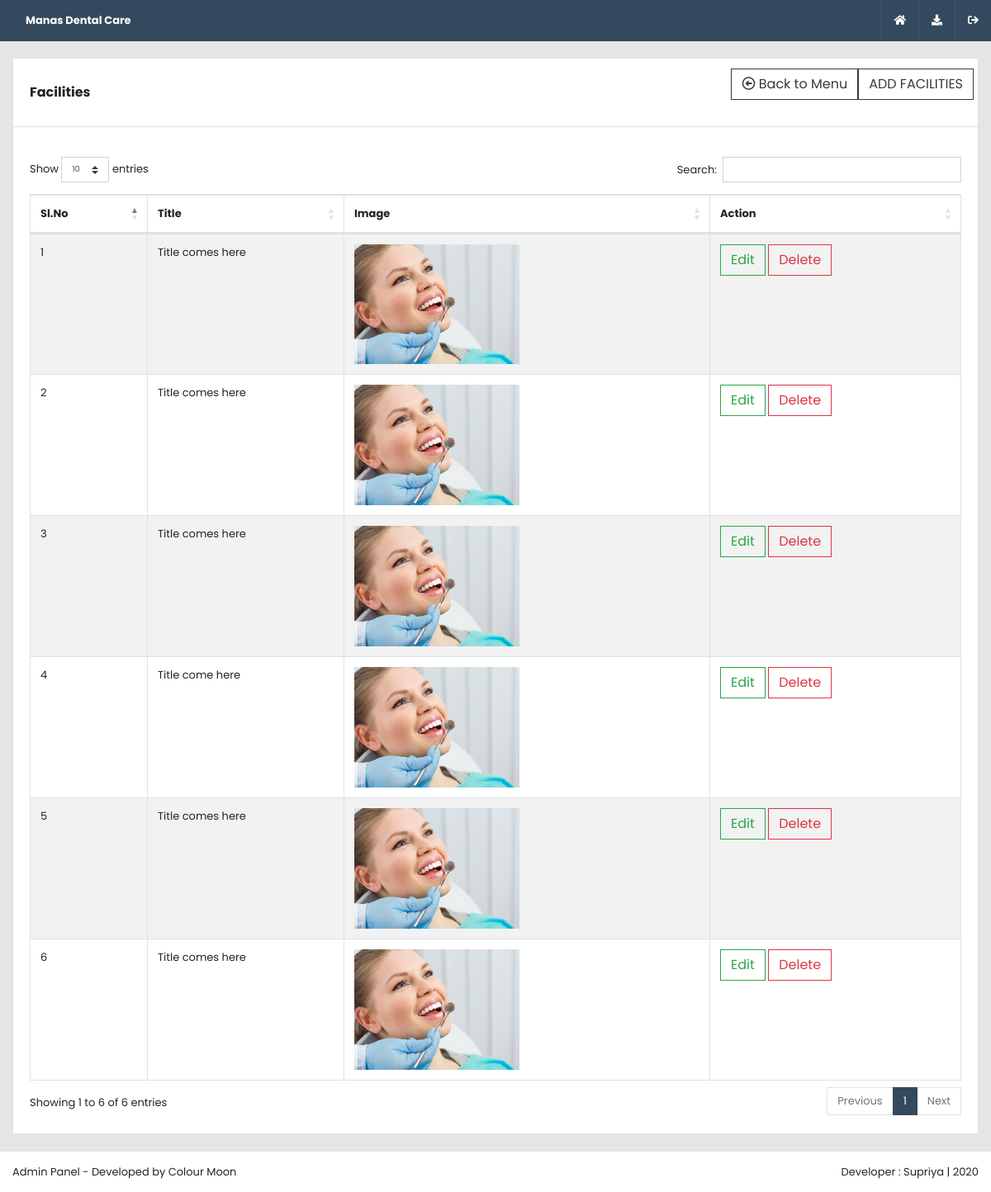
Screenshot of /cmoon/facilities_view.php (signed in) with the database file from the repository.
### tables this page shows
CREATE TABLE `details` (
  `id` int(11) NOT NULL,
  `site_name` varchar(250) NOT NULL,
  `site_number` varchar(250) NOT NULL,
  `site_email` varchar(250) NOT NULL,
  `from_email` varchar(250) NOT NULL,
  `forgot_email` varchar(250) NOT NULL,
  `site_logo` varchar(250) NOT NULL,
  `site_favicon` varchar(250) NOT NULL,
  `footer_logo` varchar(250) NOT NULL,
  `footer_name` varchar(250) NOT NULL,
  `footer_context` text NOT NULL,
  `address` text NOT NULL,
  `email` varchar(250) NOT NULL,
  `phone_number1` varchar(250) NOT NULL,
  `office_timings` varchar(250) NOT NULL,
  `call_timings` varchar(250) NOT NULL,
  `close_timings` varchar(250) NOT NULL
);

CREATE TABLE `facilities` (
  `id` int(11) NOT NULL,
  `title` varchar(250) NOT NULL,
  `image` varchar(250) NOT NULL,
  `description` text NOT NULL
);

### cmoon/facilities_view.php (the view, shortened to what this page needs)
<?php include 'includes/header.php';
?>
    <section>
        <div class="container-fluid">
                  <div class="card">
              <div class="card-header">
                <div class="row align-items-center">
                  <div class="col">Facilities</div>
                        <div style="padding-bottom: 20px;"><a href="index.php"><button style="float: right;" class="btn btn-outline-dark" type="button"><span class="far fa-arrow-alt-circle-left "> </span>  Back to Menu </button></a></div>
                        <div style="padding-bottom: 20px;"><a href="facilities_add.php"><button style="float: right;" class="btn btn-outline-dark" type="button">
                         ADD FACILITIES </button></a></div>
              </div>
          </div>
<div class="card-body">
<div class="table-responsive">
   <table class="example table table-striped table-bordered nowrap" style="width:100%">
    <thead>
      <tr>
        <th>Sl.No</th>
        <th>Title</th>
        <th>Image</th>
        <th>Action</th>
      </tr>
    </thead>
    <tbody>
<?php $no=1; $sql = $conn->query("SELECT * FROM  facilities ");
        while($result = $sql->fetch(PDO::FETCH_ASSOC)){ ?>
            <tr>
                <td><?php echo $no; ?></td>
                <td><?php echo $result['title']; ?></td>
                <td> <a data-fancybox="gallery" href="../uploads/<?php echo $result['image']; ?>"><img width="200" height="200" src="../uploads/<?php echo $result['image']; ?>"class="img-fluid"></a>  </td>
                <td> <a href="facilities_add.php?id=<?php echo $result['id']?>" class="btn btn-outline-success">Edit </a>
                <a onclick="ConfirmDelete(<?php echo $result['id']; ?>)" href="JavaScript:Void(0);" class="btn btn-outline-danger">Delete</a> </td>
            </tr>
<?php  $no++;}?>
    </tbody>
</table>
</div></div></div></div>
    </section>
<?php include 'includes/footer.php'; ?>

### cmoon/includes/header.php (shortened to what this page needs)
<?php
 include 'dbconnect.php';
 ?>
 <?php   $sql = $conn->query("SELECT * FROM details where id='1' ");
 $result = $sql->fetch(PDO::FETCH_ASSOC); ?>
 <!Doctype html>
<html lang="en">
<head>
    <link rel="stylesheet" href="css/bootstrap.css">
    <link rel="stylesheet" type="text/css" href="css/slick.css" />
    <link rel="stylesheet" type="text/css" href="css/f5.css">
    <link rel="stylesheet" type="text/css" href="css/animate.css">
    <link rel="stylesheet" type="text/css" href="css/custom.css">
    <link rel="stylesheet" type="text/css" href="https://cdn.datatables.net/1.10.19/css/dataTables.bootstrap4.min.css">
    <link rel="stylesheet" type="text/css" href="http://cdnjs.cloudflare.com/ajax/libs/toastr.js/latest/toastr.css">
    <link rel="stylesheet" type="text/css" href="https://cdn.jsdelivr.net/gh/fancyapps/fancybox@3.5.6/dist/jquery.fancybox.min.css">
<link rel="stylesheet" type="text/css" href="https://cdnjs.cloudflare.com/ajax/libs/pickadate.js/3.5.6/themes/classic.css">
<link rel="stylesheet" type="text/css" href="https://cdnjs.cloudflare.com/ajax/libs/pickadate.js/3.5.6/themes/classic.date.css">
<link rel="stylesheet" type="text/css" href="https://cdnjs.cloudflare.com/ajax/libs/pickadate.js/3.5.6/themes/classic.time.css">
</head>
<body>
    <header>
        <div class="container-fluid">
            <div class="row align-items-center">
                <div class="col">
                    <div class="nav-link text-white font-weight-bold"> <a style="color: white;" href="index.php"> <?php echo $result['site_name']?></a></div>
                </div>
                <div class="col-auto">
                         <ul class="nav nav-menu">
                     <li class="nav-item dropdown">
                        <a class="nav-link text-white" title="HOME" href="index.php"><i class="fas fa-home"></i></a>
                     </li>
                     <li class="nav-item">
                        <a class="nav-link text-white" title="Database Download" href="backup.php"><i class="fas fa-download"></i></a>
                     </li>
                     <li class="nav-item">
                        <a class="nav-link text-white" title="LOGOUT" href="logout.php"><i class="fas fa-sign-out icon"></i></a>
                     </li>
                  </ul>
                </div>
            </div>
        </div>
</header>
<div class="wrapper">

### cmoon/includes/footer.php (shortened to what this page needs)
</div>
<footer>
    <div class="container-fluid">
        <div class="d-none d-md-block"><div class="row">
                    <div class="col">Admin Panel - Developed by Colour Moon</div>
                    <div class="col-auto">Developer : Supriya | 2020</div>
                </div></div>
    </div>
</footer>
</body>
</html>

### cmoon/css/custom.css (style rules this page uses)
body { font-family: 'Poppins', sans-serif; font-size: 13px; background: #e4e5e6; }
.card .card-header { font-weight: bold; font-size: 16px; background: white; }
.wrapper { padding: 20px 0px; margin-top: 50px; margin-bottom: 50px; position: relative; z-index: 5; }
header { height: 50px; padding: 0px 0px; background: #34495e; position: fixed; left: 0px; top: 0px; width: 100%; z-index: 99; }
header .nav-menu { margin-right: -15px; }
header .nav-menu .nav-item { border-left: 1px solid rgba(255, 255, 255, 0.06); }
header .nav-menu .nav-item .nav-link { height: 50px; line-height: 50px; padding: 0px 15px; }
footer { position: fixed; left: 0px; bottom: 0px; width: 100%; height: 50px; line-height: 50px; padding: 0px 0px; background: white; border-top: 1px solid rgba(0, 0, 0, 0.125); z-index: 99; }

### rows the page displays
details: site_name "Manas Dental Care"
facilities: title "Title comes here", image (picture)
facilities: title "Title comes here", image (picture)
facilities: title "Title comes here", image (picture)
facilities: title "Title come here", image (picture)
facilities: title "Title comes here", image (picture)
facilities: title "Title comes here", image (picture)
